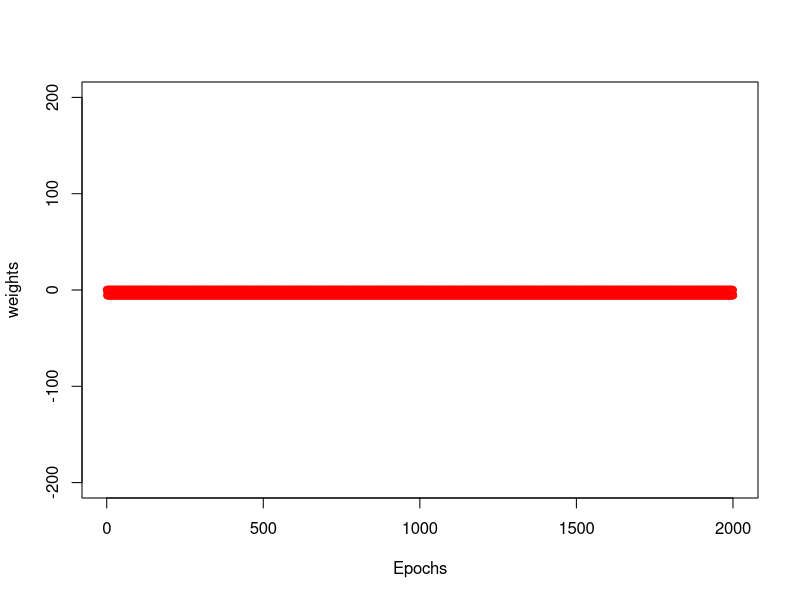

This chart was generated by the following R code: (Note: this script raises an error after producing the figure.)
rm(list=ls(all=TRUE))
#single-layer multi neuron classifier
x<-iris;eta=0.1#the learning rate
t1<-c(rep(1,50),rep(0,50),rep(0,50));t2<-c(rep(0,50),rep(1,50),rep(0,50));t3<-c(rep(0,50),rep(0,50),rep(1,50))#third target

#generates random weights, initializes weights, random bias and activation
gneuron<-function(n){
  w<-runif(4, 1e-3, 1e-2)#random weights
  #w1=w[1];w2=w[2];w3=w[3];w4=w[4]#initiating weights
  b<-runif(1)#random bias
  x1<-iris[,1];x2<-iris[,2]; x3<-iris[,3]; x4<-iris[,4]
  z=x1*w[1] + x2*w[2] + x3*w[3] + x4*w[4] +b
  h<-list(z,w,b)
  return(h)
}

#list of neurons with activation function
l.neurons<-lapply(1:3, function(x) gneuron(x));names(l.neurons)<-c("z1","z2","z3")

historical.weight<-list();epoch<-NULL
neuron.upd.weights1<-data.frame();neuron.upd.weights2<-data.frame();neuron.upd.weights3<-data.frame()
for (epoch in 1:1000){
  #apply exponent function to all z
  z1e<-exp(unlist(l.neurons[[1]][1]));z2e<-exp(unlist(l.neurons[[2]][[1]]));z3e<-exp(unlist(l.neurons[[3]][[1]]))
  exp.act.list<-list(z1e,z2e,z3e)
  
  y1<-unlist(z1e)/(unlist(z1e)+unlist(z2e)+unlist(z3e));y2<-unlist(z2e)/(unlist(z1e)+unlist(z2e)+unlist(z3e));y3<-unlist(z3e)/(unlist(z1e)+unlist(z2e)+unlist(z3e))
  y=cbind(unlist(y1),unlist(y2),unlist(y3))
  
  e1=t1-y[,1]#calculates the error. Difference between the desired and predicted outpute1=t1-y[,1]
  e2=t2-y[,2]
  e3=t3-y[,3]
  e<-cbind(e1,e2,e3)
  
  updated.wx<-NULL
  gc<-NULL
  delta.w<-NULL
  n.r<-NULL
  sum.w<-NULL
  bias<-NULL
  delta.bias<-NULL
  for (n in 1:3){
    delta.bias[[n]]<-append(bias,(-sum(e[,n])/150))
    for (c in 1:4){
      for (r in 1:150){
        gc<-rbind(gc, x[r,c] * e[r,n])
      }
      delta.w[c]<- -sum(gc)  
      gc<-NULL
    }
    n.r[[n]]<-delta.w
    updated.wx<-NULL
    sw<-NULL
    
    
  }
  
  r.bias<-NULL
  r.bias<-lapply(l.neurons, function(lx){
    matrix(unlist(lx[][3]))#nrow=1, ncol=4,byrow=T)
  })

  r.weights<-NULL
  r.weights<-lapply(l.neurons, function(lx){
  matrix(unlist(lx[][2]),nrow=1, ncol=4,byrow=T)
  
  })
  

    nwn<-list()
   for (n in 1:3){
     r.bias[[n]]<-cbind(r.bias[[n]],r.bias[[n]]-eta*delta.bias[[n]])
     
      temp<-data.frame(r.weights[[n]])
      for (ew in 1:4) { 
          for (i in 1:1){
          temp[i+1,ew]<-temp[i,ew]-eta*n.r[[n]][[ew]]
          }
        }
      nwn[[n]]<-temp
    }
    nwn
    r.bias[[1]]
    r.bias[[2]]
    r.bias[[3]]
    
    neuron.upd.weights1<-rbind(neuron.upd.weights1, nwn[[1]])
    neuron.upd.weights2<-rbind(neuron.upd.weights2, nwn[[2]])
    neuron.upd.weights3<-rbind(neuron.upd.weights3, nwn[[3]])
}

length(neuron.upd.weights1[,1])
length(neuron.upd.weights1[,2])
neuron.upd.weights1[,1]
plot(1:2000,neuron.upd.weights1[,1], ylim=c(-200,200), col="red", ylab= "weights", xlab="Epochs" )
lines(1:4000,neuron.upd.weights1[,2], col="blue")
lines(1:4000,neuron.upd.weights1[,3], col="green")
lines(1:4000,neuron.upd.weights1[,4], col="yellow")


lines(1:10000,neuron.upd.weights2, col="blue")
lines(1:10000,neuron.upd.weights3, col="blue")

#using weight and bias to predict species 
#r.bias[[1]], r.bias[[2]], r.bias[[3]]
r.bias
l.bias<- as.numeric(bias.list[10000])
fw1<-as.numeric(weights1[10000]); fw2<-as.numeric(weights2[10000])
y=1/(1+exp(-(fw1*x1 + fw2 * x2 + l.bias)))
round(y,1)
weights1[10000]
#target accuracy at each iteration
plot(1:10000,tacc)
ls()

str(nwn)[[]]
nwn<-data.frame(l.neurons[[1]][[2]],l.neurons[[2]][[2]],l.neurons[[3]][[2]])
gen<-data.frame()
for (g in 1:10){
  for (n in 1:3){
    r.bias[[n]]<-cbind(r.bias[[n]],r.bias[[n]]-eta*delta.bias[[n]])
    
    #temp<-data.frame(r.weights[[n]])
    for (ew in 1:4) { 
      rbind(nwn[[n]],do.call(data.frame, l.neurons[[n]][2])[[1]][[ew]]-eta*n.r[[n]][[ew]])
      #nwn[[n]]<-rbind(do.call(nwn[[n]],unlist(l.neurons[[n]][[2]])))
    }
    rbind(gen[[g]],do.call(data.frame,nwn))
    #rbind(nwn[g],nwn)
    #shaban[[n]]<-rbind(shaban,nwn)
  }
  #rbind(gen[[g]],do.call(data.frame,nwn))
  #rbind(nwn,do.call(data.frame,nwn))
}
dim(nwn)
do.call(data.frame,nwn)
do.call(data.frame, l.neurons[[1]][2])[[1]][[1]]
l.neurons[[n]][2][[1]]
l.neurons[[n]][2]

rbind(nwn[[n]],do.call(data.frame, l.neurons[[n]][2])[[1]])
 

nwn<-list(data.frame(l.neurons[[1]][[2]]),data.frame(l.neurons[[1]][[2]]),data.frame(l.neurons[[1]][[2]]))
nwn<-data.frame(l.neurons[[1]][[2]],l.neurons[[2]][[2]],l.neurons[[3]][[2]])
length(nwn[[2]])
#l.neurons[[1]][[2]]
temp<-data.frame()
for (n in 1:3){
  r.bias[[n]]<-cbind(r.bias[[n]],r.bias[[n]]-eta*delta.bias[[n]])

  #temp<-data.frame(r.weights[[n]])
  for (ew in 1:4) { 
   # for (i in 1:1){
   l.neurons[[n]][[2]][[ew]]=l.neurons[[n]][[2]][[ew]]-eta*n.r[[n]][[ew]]
  temp[[n]]=l.neurons[[n]][[2]][[ew]]
      #temp[i,ew]<-temp[i,ew]-eta*n.r[[n]][[ew]]
  #  }
  }
  
  nwn[[n]]<-rbind(do.call(nwn[[n]],unlist(l.neurons[[n]][[2]])))
}
nwn[[2]]
str(l.neurons[[n]][[2]])
rbind(nwn[[2]],do.call(data.frame, l.neurons[[1]][2])[[1]])

ff[,1]

n=1
do.call(data.frame, l.neurons[[1]][2])[[1]]
#nwn[[n]]<-
length(as.vector(nwn  ))
  rbind(nwn,as.vector(l.neurons[[n]][[2]]))

str(nwn[[n]])
str(l.neurons[[n]][[2]])
length
as.vector(l.neurons[[n]][[2]])
temp
class(l.neurons[[n]][[2]])
class(nwn)
nwn[[1]]
